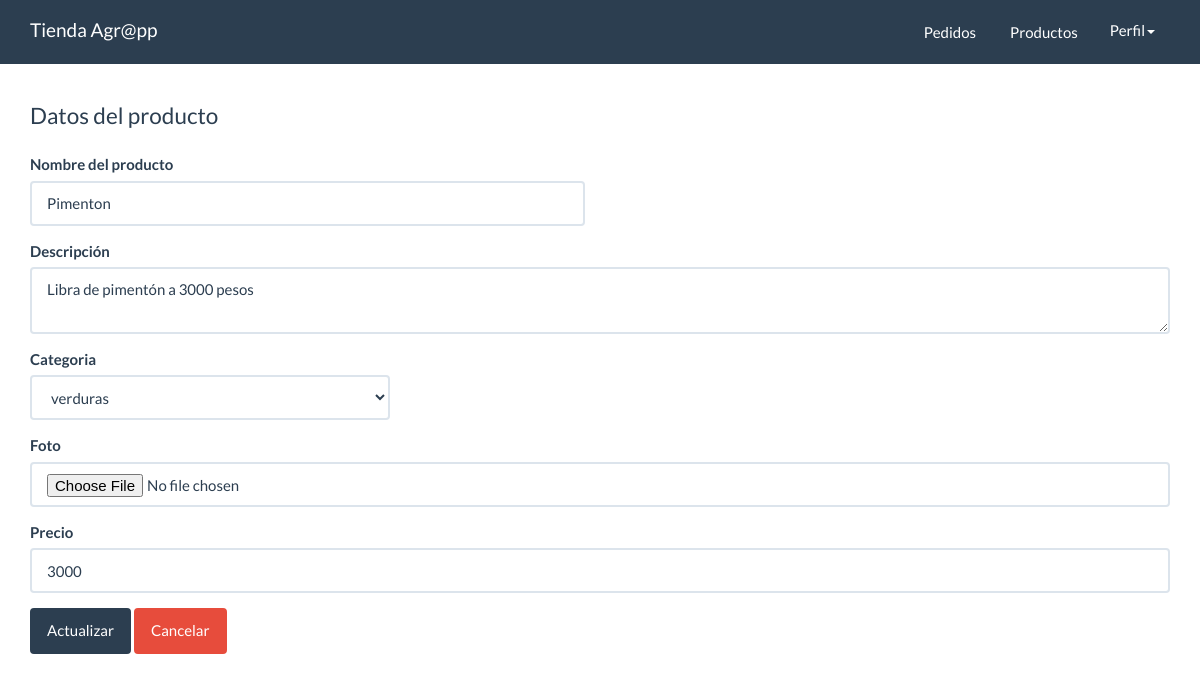
Screenshot of /panel/productos/form_actualizar.php?id=14 (signed in) with the database file from the repository.
### tables this page shows
CREATE TABLE `productos` (
  `id` int(11) NOT NULL,
  `NombrePro` varchar(20) NOT NULL,
  `descripcion` varchar(250) NOT NULL,
  `foto` varchar(100) NOT NULL,
  `precio` int(7) NOT NULL,
  `categoria_id` int(10) NOT NULL,
  `fecha` date NOT NULL,
  `estado` int(11) NOT NULL DEFAULT 1
);

CREATE TABLE `categorias` (
  `id` int(10) NOT NULL,
  `Nombre` varchar(15) NOT NULL
);

### src/Productos.php (called while the page is built, shortened)
<?php
class Productos{
    private $cn = null;
    public function __construct(){
        $this->config = parse_ini_file(__DIR__.'/../config.ini') ;
		$this->cn = new \PDO( $this->config['dns'], $this->config['usuario'],$this->config['clave'],array(
            \PDO::MYSQL_ATTR_INIT_COMMAND => 'SET NAMES utf8'
        ));
    }
    public function mostrarPorId($id){
        $sql = "SELECT * FROM `productos` WHERE `id`=:id ";
        $resultado = $this->cn->prepare($sql);
        $_array = array(
            ":id" => $id
        );
        if($resultado->execute($_array))
            return $resultado->fetch();
        return false;
    }
}

### src/Categoria.php (called while the page is built, shortened)
<?php
class Categoria{
    private $cn = null;
    public function __construct(){
        $this->config = parse_ini_file(__DIR__.'/../config.ini') ;
        $this->cn = new \PDO( $this->config['dns'], $this->config['usuario'],$this->config['clave'],array(
            \PDO::MYSQL_ATTR_INIT_COMMAND => 'SET NAMES utf8'
        ));
    }
    public function mostrar(){
        $sql = "SELECT * FROM categorias";
        $resultado = $this->cn->prepare($sql);
        if($resultado->execute())
            return $resultado->fetchAll();
        return false;
    }
}

### panel/productos/form_actualizar.php (the view, shortened to what this page needs)
<?php
	if(isset($_GET['id']) && is_numeric($_GET['id'])){
		$id=$_GET['id'];
		$producto=new Agroapp\Productos;
		$resultado= $producto->mostrarPorId($id);
	}else{
		header("Location:index.php");
	}
?>
<!DOCTYPE html>
<html lang="en">
  <head>
    <link rel="stylesheet" href="../../assets/css/bootstrap.min.css">
    <link rel="stylesheet" href="../../assets/css/estilos.css">
  </head>
  <body>
    <nav class="navbar navbar-default navbar-fixed-top">
      <div class="container">
        <div class="navbar-header">
          <a class="navbar-brand" href="index.php">Tienda Agr@pp</a>
        </div>
        <div id="navbar" class="navbar-collapse collapse">
			<ul class="nav navbar-nav pull-right">
				<li>
					<a href="pedidos/index.php" class="btn">Pedidos</a>
				</li>
				<li>
					<a href="productos/index.php" class="btn">Productos</a>
				</li>
				<li class="dropdown">
					<a href="#" class="dropdown-toggle" data-toggle="dropdown" role="button" aria-haspopup="true" aria-expanded="false">Perfil<span class="caret"></span></a>
				</li>
			</ul>
		</div>
      </div>
    </nav>
    <div class="container" id="main">
        <div class="row">
			<div class="col-md-12">
				<fieldset>
					<legend>Datos del producto</legend>
				<form method="POST" action="../acciones.php" enctype="multipart/form-data">
					<div class="row">
						<div class="col-md-6">
							<div class="form-group" >
								<label>Nombre del producto</label>
								<input type="text" name="nombre" value="<?php print $resultado["NombrePro"] ?>" class="form-control" required>
							</div>
						</div>
					</div>
					<div class="row">
						<div class="col-md-12">
							<div class="form-group" >
								<label>Descripción</label>
								<textarea class="form-control" name="descripcion" id="" cols="3" required><?php print $resultado["descripcion"] ?></textarea>
							</div>
						</div>
					</div>
					<div class="row">
						<div class="col-md-4">
							<div class="form-group" >
								<label>Categoria</label>
								<select class="form-control" name="categoria_id" required>
									<?php
										$categoria=new Agroapp\Categoria;
										$info_categoria= $categoria->mostrar();
										$cantidad=count($info_categoria);
										for($x=0;$x<$cantidad;$x++){
											$item=$info_categoria[$x];
									?>
									<option value="<?php $item['id'] ?>"
									<?php print $resultado['categoria_id']==$item['id'] ? "selected":"" ?>>
									<?php print $item['Nombre'] ?>
									</option>
									<?php } ?>
								</select>
							</div>
						</div>
					</div>
					<div class="row">
						<div class="col-md-12">
							<div class="form-group" >
								<label>Foto</label>
								<input type="file" class="form-control" name="foto">
							</div>
						</div>
					</div>
					<div class="row">
						<div class="col-md-12">
							<div class="form-group" >
								<label>Precio</label>
								<input type="text" value="<?php print $resultado["precio"] ?>" class="form-control" name="precio" placeholder="0" required>
							</div>
						</div>
					</div>
				  <input type="submit" class="btn btn-primary" name="accion" value="Actualizar">
				  <a href="index.php" class="btn btn-danger">Cancelar</a>
				</form>
				</fieldset>
			</div>
		</div>
    </div>
  </body>
</html>

### assets/css/estilos.css (style rules this page uses)
#main { margin-top: 100px; }

### rows the page displays
productos: nombre "Pimenton", descripcion "Libra de pimentón a 3000 pesos", categoria_id "verduras", precio "3000"
